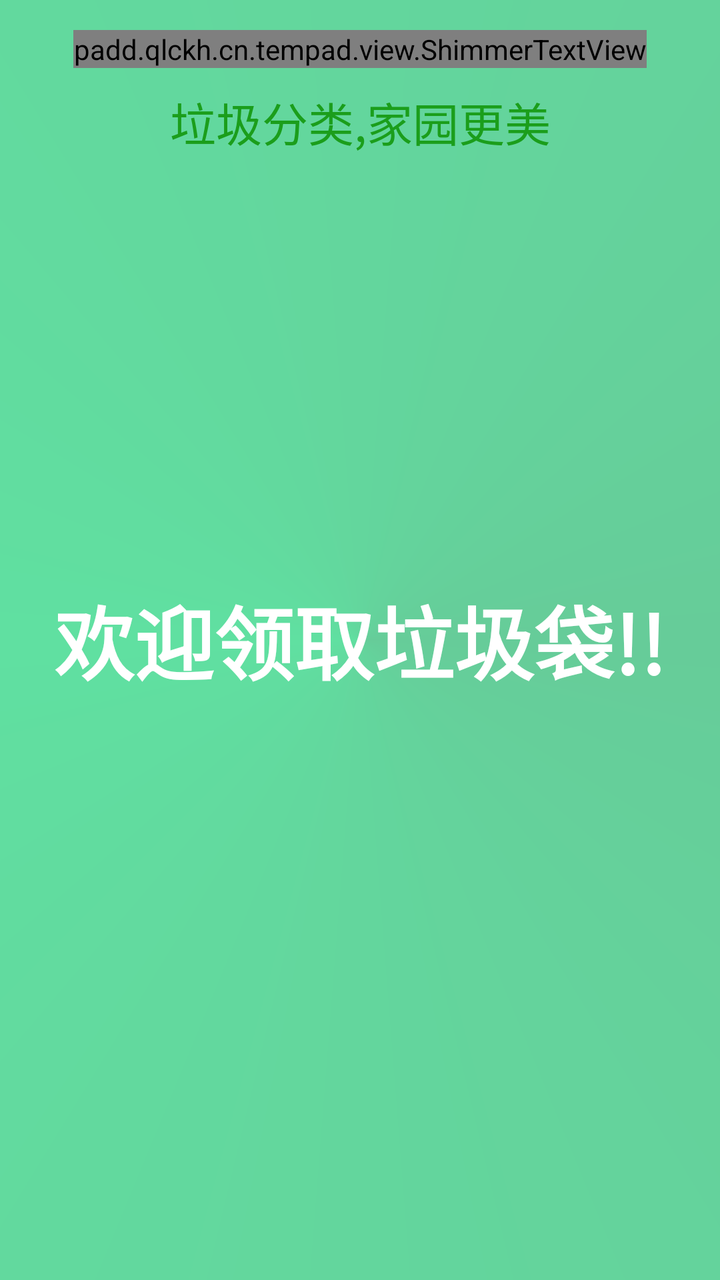
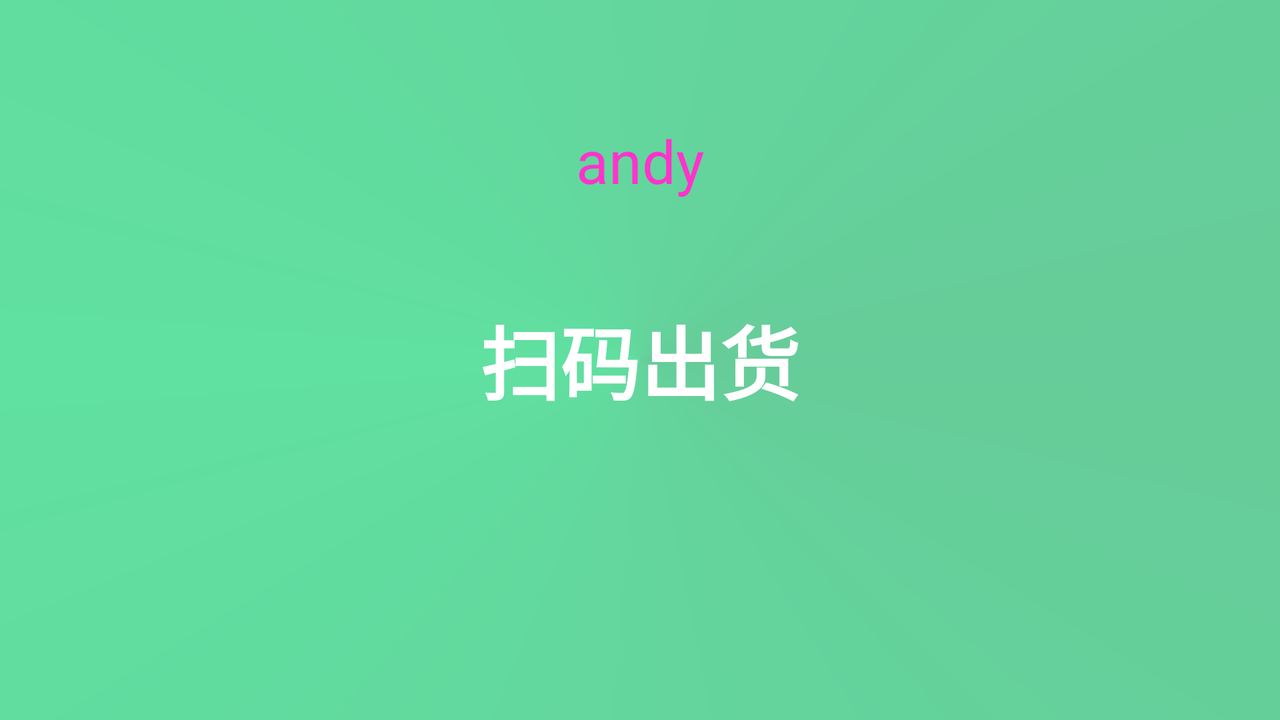

An Android layout and its configuration variant, each rendered on a device that would load it. The default file and the variant file are quoted in full after the pictures.
<!-- AndroidManifest.xml: application theme AppTheme -->
<!-- res/layout/activity_qidian.xml -->
<?xml version="1.0" encoding="utf-8"?>
<RelativeLayout xmlns:android="http://schemas.android.com/apk/res/android"
    android:layout_width="match_parent"
    android:layout_height="match_parent"
    android:background="@drawable/bg_theme_shape"
    android:orientation="vertical">

    <padd.qlckh.cn.tempad.view.ShimmerTextView
        android:id="@+id/tvComp"
        android:textColor="@color/white"
        android:text="杭州淇点智能环保科技有限公司"
        android:textSize="@dimen/sp23"
        android:drawableLeft="@drawable/app_icons"
        android:layout_width="wrap_content"
        android:gravity="center"
        android:drawablePadding="@dimen/dp10"
        android:layout_marginTop="@dimen/dp15"
        android:layout_centerHorizontal="true"
        android:layout_height="wrap_content" />

    <TextView
        android:id="@+id/tvD"
        android:layout_width="match_parent"
        android:layout_height="wrap_content"
        android:textSize="@dimen/sp23"
        android:text="垃圾分类,家园更美"
        android:layout_below="@id/tvComp"
        android:layout_marginTop="@dimen/dp10"
        android:textColor="#1B9E1B"
        android:gravity="center"/>

    <TextView
        android:id="@+id/tv_name"
        android:layout_width="match_parent"
        android:layout_height="wrap_content"
        android:textSize="@dimen/sp35"
        android:text=""
        android:layout_below="@id/tvD"
        android:layout_marginTop="@dimen/dp80"
        android:textColor="#ff33cc"
        android:gravity="center"/>


    <TextView
        android:id="@+id/tv_statu"
        android:layout_width="match_parent"
        android:layout_height="wrap_content"
        android:textSize="@dimen/sp40"
        android:text="欢迎领取垃圾袋!!"
        android:textStyle="bold"
        android:layout_centerInParent="true"
        android:layout_marginTop="@dimen/dp60"
        android:textColor="@color/white"
        android:gravity="center"/>

    <LinearLayout
        android:layout_width="match_parent"
        android:layout_height="wrap_content"
        android:layout_below="@id/tv_statu"
        android:visibility="visible"
        android:orientation="vertical">
        <TextView
            android:id="@+id/tv5"
            android:layout_width="wrap_content"
            android:layout_height="wrap_content"
            android:textColor="@color/white"/>

        <TextView
            android:id="@+id/tv1"
            android:layout_width="wrap_content"
            android:layout_height="wrap_content"
            android:textColor="@color/white"/>
        <TextView
            android:id="@+id/tv2"
            android:layout_width="wrap_content"
            android:layout_height="wrap_content"
            android:textColor="@color/white"/>
        <TextView
            android:id="@+id/tv3"
            android:layout_width="wrap_content"
            android:layout_height="wrap_content"
            android:textColor="@color/white"/>
        <TextView
            android:id="@+id/tv4"
            android:layout_width="wrap_content"
            android:layout_height="wrap_content"
            android:textColor="@color/white"/>


        <TextView
            android:id="@+id/tv6"
            android:layout_width="wrap_content"
            android:layout_height="wrap_content"
            android:textColor="@color/white"/>

        <TextView
            android:id="@+id/tv7"
            android:layout_width="wrap_content"
            android:layout_height="wrap_content"
            android:textColor="@color/white"/>


    </LinearLayout>

</RelativeLayout>
<!-- resources referenced by this layout -->
<resources>
  <color name="white">#ffffff</color>
  <dimen name="dp10">10.0dp</dimen>
  <dimen name="dp15">15.0dp</dimen>
  <dimen name="dp60">60.0dp</dimen>
  <dimen name="dp80">80.0dp</dimen>
  <dimen name="sp23">23sp</dimen>
  <dimen name="sp35">35sp</dimen>
  <dimen name="sp40">40sp</dimen>
  <!-- drawable app_icons: png bitmap (drawable-mdpi, 2732 bytes) -->
  <!-- drawable bg_theme_shape (drawable) -->
  <?xml version="1.0" encoding="utf-8"?>
  <shape xmlns:android="http://schemas.android.com/apk/res/android">
  
  <gradient android:type="sweep"
      android:centerY="0.5"
      android:centerX="0.5"
      android:startColor="#66CC99"
      android:centerColor="#60E0A1"
      android:angle="180"
      android:endColor="#66CC99">
  </gradient>
  </shape>
  <style name="AppTheme" parent="Theme.AppCompat.Light.NoActionBar">
          
          <item name="colorPrimary">@color/colorPrimary</item>
          <item name="colorPrimaryDark">@color/colorPrimaryDark</item>
          <item name="colorAccent">@color/colorAccent</item>
          <item name="android:windowContentOverlay">@null</item>
          <item name="android:backgroundDimEnabled">false</item>
          <item name="android:keepScreenOn">true</item>
          <item name="android:screenOrientation">portrait</item>
      </style>
  <color name="colorPrimary">#3F51B5</color>
  <color name="colorPrimaryDark">#303F9F</color>
  <color name="colorAccent">#FF4081</color>
</resources>
<!-- res/layout-land/activity_qidian.xml (the repository's variant of the layout above) -->
<!-- drawn on the phone turned sideways -->
<?xml version="1.0" encoding="utf-8"?>
<RelativeLayout xmlns:android="http://schemas.android.com/apk/res/android"
    android:layout_width="match_parent"
    android:layout_height="match_parent"
    android:background="@drawable/bg_theme_shape"
    android:orientation="vertical">

    <TextView
        android:layout_width="match_parent"
        android:layout_height="wrap_content"
        android:textSize="@dimen/sp30"
        android:text="andy"
        android:layout_marginTop="@dimen/dp60"
        android:textColor="#ff33cc"
        android:gravity="center"/>


    <TextView
        android:layout_width="match_parent"
        android:layout_height="wrap_content"
        android:textSize="@dimen/sp40"
        android:text="扫码出货"
        android:textStyle="bold"
        android:layout_centerInParent="true"
        android:layout_marginTop="@dimen/dp60"
        android:textColor="@color/white"
        android:gravity="center"/>

</RelativeLayout>
<!-- resources referenced by the variant -->
<!-- as the phone turned sideways resolves them -->
<resources>
  <color name="white">#ffffff</color>
  <dimen name="dp60">60.0dp</dimen>
  <dimen name="sp30">30sp</dimen>
  <dimen name="sp40">40sp</dimen>
  <!-- drawable bg_theme_shape (drawable) -->
  <?xml version="1.0" encoding="utf-8"?>
  <shape xmlns:android="http://schemas.android.com/apk/res/android">
  
  <gradient android:type="sweep"
      android:centerY="0.5"
      android:centerX="0.5"
      android:startColor="#66CC99"
      android:centerColor="#60E0A1"
      android:angle="180"
      android:endColor="#66CC99">
  </gradient>
  </shape>
  <style name="AppTheme" parent="Theme.AppCompat.Light.NoActionBar">
          
          <item name="colorPrimary">@color/colorPrimary</item>
          <item name="colorPrimaryDark">@color/colorPrimaryDark</item>
          <item name="colorAccent">@color/colorAccent</item>
          <item name="android:windowContentOverlay">@null</item>
          <item name="android:backgroundDimEnabled">false</item>
          <item name="android:keepScreenOn">true</item>
          <item name="android:screenOrientation">portrait</item>
      </style>
  <color name="colorPrimary">#3F51B5</color>
  <color name="colorPrimaryDark">#303F9F</color>
  <color name="colorAccent">#FF4081</color>
</resources>
